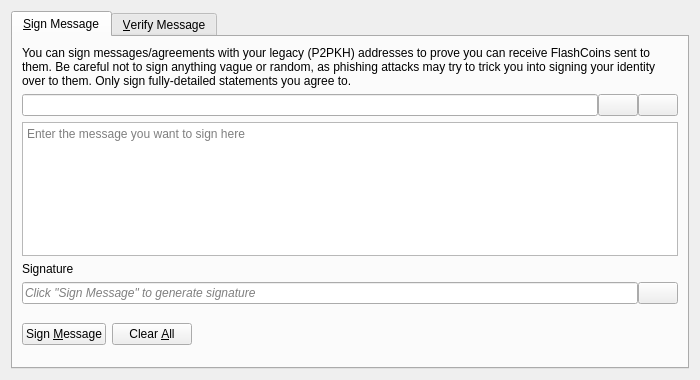
<?xml version="1.0" encoding="UTF-8"?>
<ui version="4.0">
 <class>SignVerifyMessageDialog</class>
 <widget class="QDialog" name="SignVerifyMessageDialog">
  <property name="geometry">
   <rect>
    <x>0</x>
    <y>0</y>
    <width>700</width>
    <height>380</height>
   </rect>
  </property>
  <property name="windowTitle">
   <string>Signatures - Sign / Verify a Message</string>
  </property>
  <property name="modal">
   <bool>true</bool>
  </property>
  <layout class="QVBoxLayout" name="verticalLayout">
   <item>
    <widget class="QTabWidget" name="tabWidget">
     <property name="currentIndex">
      <number>0</number>
     </property>
     <widget class="QWidget" name="tabSignMessage">
      <attribute name="title">
       <string>&amp;Sign Message</string>
      </attribute>
      <layout class="QVBoxLayout" name="verticalLayout_SM">
       <item>
        <widget class="QLabel" name="infoLabel_SM">
         <property name="text">
          <string>You can sign messages/agreements with your legacy (P2PKH) addresses to prove you can receive FlashCoins sent to them. Be careful not to sign anything vague or random, as phishing attacks may try to trick you into signing your identity over to them. Only sign fully-detailed statements you agree to.</string>
         </property>
         <property name="textFormat">
          <enum>Qt::PlainText</enum>
         </property>
         <property name="wordWrap">
          <bool>true</bool>
         </property>
        </widget>
       </item>
       <item>
        <layout class="QHBoxLayout" name="horizontalLayout_1_SM">
         <property name="spacing">
          <number>0</number>
         </property>
         <item>
          <widget class="QValidatedLineEdit" name="addressIn_SM">
           <property name="toolTip">
            <string>The FlashCoin address to sign the message with</string>
           </property>
          </widget>
         </item>
         <item>
          <widget class="QPushButton" name="addressBookButton_SM">
           <property name="toolTip">
            <string>Choose previously used address</string>
           </property>
           <property name="text">
            <string/>
           </property>
           <property name="icon">
            <iconset resource="../FlashCoin.qrc">
             <normaloff>:/icons/address-book</normaloff>:/icons/address-book</iconset>
           </property>
           <property name="shortcut">
            <string>Alt+A</string>
           </property>
           <property name="autoDefault">
            <bool>false</bool>
           </property>
          </widget>
         </item>
         <item>
          <widget class="QPushButton" name="pasteButton_SM">
           <property name="toolTip">
            <string>Paste address from clipboard</string>
           </property>
           <property name="text">
            <string/>
           </property>
           <property name="icon">
            <iconset resource="../FlashCoin.qrc">
             <normaloff>:/icons/editpaste</normaloff>:/icons/editpaste</iconset>
           </property>
           <property name="shortcut">
            <string>Alt+P</string>
           </property>
           <property name="autoDefault">
            <bool>false</bool>
           </property>
          </widget>
         </item>
        </layout>
       </item>
       <item>
        <widget class="QPlainTextEdit" name="messageIn_SM">
         <property name="toolTip">
          <string>Enter the message you want to sign here</string>
         </property>
         <property name="placeholderText">
          <string>Enter the message you want to sign here</string>
         </property>
        </widget>
       </item>
       <item>
        <widget class="QLabel" name="signatureLabel_SM">
         <property name="text">
          <string>Signature</string>
         </property>
         <property name="textFormat">
          <enum>Qt::PlainText</enum>
         </property>
        </widget>
       </item>
       <item>
        <layout class="QHBoxLayout" name="horizontalLayout_2_SM">
         <property name="spacing">
          <number>0</number>
         </property>
         <item>
          <widget class="QLineEdit" name="signatureOut_SM">
           <property name="placeholderText">
            <string>Click "Sign Message" to generate signature</string>
           </property>
           <property name="font">
            <font>
             <italic>true</italic>
            </font>
           </property>
           <property name="readOnly">
            <bool>true</bool>
           </property>
          </widget>
         </item>
         <item>
          <widget class="QPushButton" name="copySignatureButton_SM">
           <property name="toolTip">
            <string>Copy the current signature to the clipboard</string>
           </property>
           <property name="text">
            <string/>
           </property>
           <property name="icon">
            <iconset resource="../FlashCoin.qrc">
             <normaloff>:/icons/editcopy</normaloff>:/icons/editcopy</iconset>
           </property>
           <property name="autoDefault">
            <bool>false</bool>
           </property>
          </widget>
         </item>
        </layout>
       </item>
       <item>
        <layout class="QHBoxLayout" name="horizontalLayout_3_SM">
         <item>
          <widget class="QPushButton" name="signMessageButton_SM">
           <property name="toolTip">
            <string>Sign the message to prove you own this FlashCoin address</string>
           </property>
           <property name="text">
            <string>Sign &amp;Message</string>
           </property>
           <property name="icon">
            <iconset resource="../FlashCoin.qrc">
             <normaloff>:/icons/edit</normaloff>:/icons/edit</iconset>
           </property>
           <property name="autoDefault">
            <bool>false</bool>
           </property>
          </widget>
         </item>
         <item>
          <widget class="QPushButton" name="clearButton_SM">
           <property name="toolTip">
            <string>Reset all sign message fields</string>
           </property>
           <property name="text">
            <string>Clear &amp;All</string>
           </property>
           <property name="icon">
            <iconset resource="../FlashCoin.qrc">
             <normaloff>:/icons/remove</normaloff>:/icons/remove</iconset>
           </property>
           <property name="autoDefault">
            <bool>false</bool>
           </property>
          </widget>
         </item>
         <item>
          <spacer name="horizontalSpacer_1_SM">
           <property name="orientation">
            <enum>Qt::Horizontal</enum>
           </property>
           <property name="sizeHint" stdset="0">
            <size>
             <width>40</width>
             <height>48</height>
            </size>
           </property>
          </spacer>
         </item>
         <item>
          <widget class="QLabel" name="statusLabel_SM">
           <property name="font">
            <font>
             <weight>75</weight>
             <bold>true</bold>
            </font>
           </property>
           <property name="text">
            <string/>
           </property>
           <property name="wordWrap">
            <bool>true</bool>
           </property>
          </widget>
         </item>
         <item>
          <spacer name="horizontalSpacer_2_SM">
           <property name="orientation">
            <enum>Qt::Horizontal</enum>
           </property>
           <property name="sizeHint" stdset="0">
            <size>
             <width>40</width>
             <height>48</height>
            </size>
           </property>
          </spacer>
         </item>
        </layout>
       </item>
      </layout>
     </widget>
     <widget class="QWidget" name="tabVerifyMessage">
      <attribute name="title">
       <string>&amp;Verify Message</string>
      </attribute>
      <layout class="QVBoxLayout" name="verticalLayout_VM">
       <item>
        <widget class="QLabel" name="infoLabel_VM">
         <property name="text">
          <string>Enter the receiver's address, message (ensure you copy line breaks, spaces, tabs, etc. exactly) and signature below to verify the message. Be careful not to read more into the signature than what is in the signed message itself, to avoid being tricked by a man-in-the-middle attack. Note that this only proves the signing party receives with the address, it cannot prove sendership of any transaction!</string>
         </property>
         <property name="textFormat">
          <enum>Qt::PlainText</enum>
         </property>
         <property name="alignment">
          <set>Qt::AlignLeading|Qt::AlignLeft|Qt::AlignTop</set>
         </property>
         <property name="wordWrap">
          <bool>true</bool>
         </property>
        </widget>
       </item>
       <item>
        <layout class="QHBoxLayout" name="horizontalLayout_1_VM">
         <property name="spacing">
          <number>0</number>
         </property>
         <item>
          <widget class="QValidatedLineEdit" name="addressIn_VM">
           <property name="toolTip">
            <string>The FlashCoin address the message was signed with</string>
           </property>
          </widget>
         </item>
         <item>
          <widget class="QPushButton" name="addressBookButton_VM">
           <property name="toolTip">
            <string>Choose previously used address</string>
           </property>
           <property name="text">
            <string/>
           </property>
           <property name="icon">
            <iconset resource="../FlashCoin.qrc">
             <normaloff>:/icons/address-book</normaloff>:/icons/address-book</iconset>
           </property>
           <property name="shortcut">
            <string>Alt+A</string>
           </property>
           <property name="autoDefault">
            <bool>false</bool>
           </property>
          </widget>
         </item>
        </layout>
       </item>
       <item>
        <widget class="QPlainTextEdit" name="messageIn_VM">
          <property name="toolTip">
            <string>The signed message to verify</string>
          </property>
          <property name="placeholderText">
            <string>The signed message to verify</string>
          </property>
        </widget>
       </item>
       <item>
        <widget class="QValidatedLineEdit" name="signatureIn_VM">
          <property name="toolTip">
            <string>The signature given when the message was signed</string>
          </property>
          <property name="placeholderText">
            <string>The signature given when the message was signed</string>
          </property>
        </widget>
       </item>
       <item>
        <layout class="QHBoxLayout" name="horizontalLayout_2_VM">
         <item>
          <widget class="QPushButton" name="verifyMessageButton_VM">
           <property name="toolTip">
            <string>Verify the message to ensure it was signed with the specified FlashCoin address</string>
           </property>
           <property name="text">
            <string>Verify &amp;Message</string>
           </property>
           <property name="icon">
            <iconset resource="../FlashCoin.qrc">
             <normaloff>:/icons/transaction_0</normaloff>:/icons/transaction_0</iconset>
           </property>
           <property name="autoDefault">
            <bool>false</bool>
           </property>
          </widget>
         </item>
         <item>
          <widget class="QPushButton" name="clearButton_VM">
           <property name="toolTip">
            <string>Reset all verify message fields</string>
           </property>
           <property name="text">
            <string>Clear &amp;All</string>
           </property>
           <property name="icon">
            <iconset resource="../FlashCoin.qrc">
             <normaloff>:/icons/remove</normaloff>:/icons/remove</iconset>
           </property>
           <property name="autoDefault">
            <bool>false</bool>
           </property>
          </widget>
         </item>
         <item>
          <spacer name="horizontalSpacer_1_VM">
           <property name="orientation">
            <enum>Qt::Horizontal</enum>
           </property>
           <property name="sizeHint" stdset="0">
            <size>
             <width>40</width>
             <height>48</height>
            </size>
           </property>
          </spacer>
         </item>
         <item>
          <widget class="QLabel" name="statusLabel_VM">
           <property name="font">
            <font>
             <weight>75</weight>
             <bold>true</bold>
            </font>
           </property>
           <property name="text">
            <string/>
           </property>
           <property name="wordWrap">
            <bool>true</bool>
           </property>
          </widget>
         </item>
         <item>
          <spacer name="horizontalSpacer_2_VM">
           <property name="orientation">
            <enum>Qt::Horizontal</enum>
           </property>
           <property name="sizeHint" stdset="0">
            <size>
             <width>40</width>
             <height>48</height>
            </size>
           </property>
          </spacer>
         </item>
        </layout>
       </item>
      </layout>
     </widget>
    </widget>
   </item>
  </layout>
 </widget>
 <customwidgets>
  <customwidget>
   <class>QValidatedLineEdit</class>
   <extends>QLineEdit</extends>
   <header>qt/qvalidatedlineedit.h</header>
  </customwidget>
 </customwidgets>
 <resources>
  <include location="../FlashCoin.qrc"/>
 </resources>
 <connections/>
</ui>
